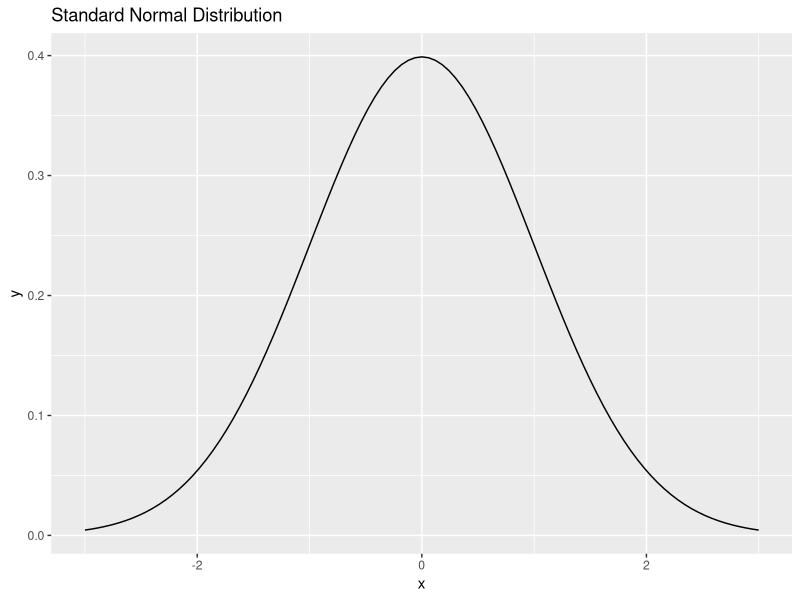
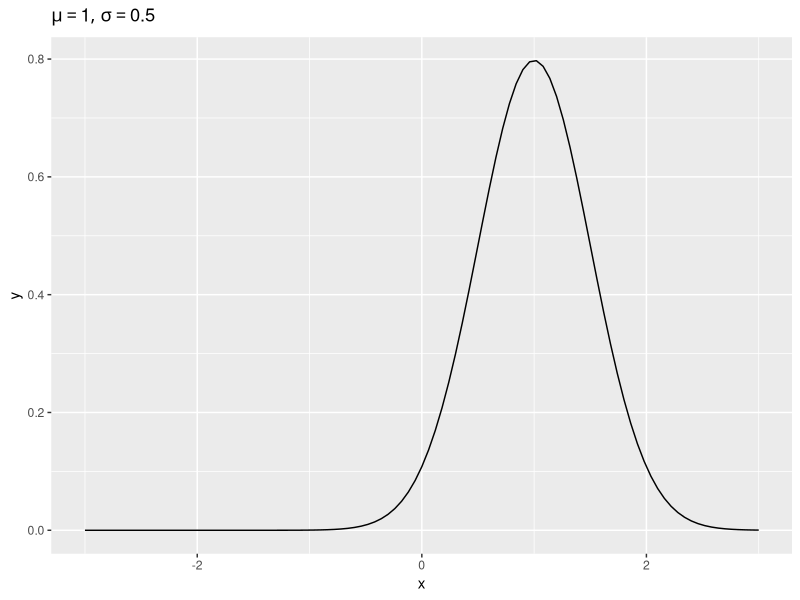
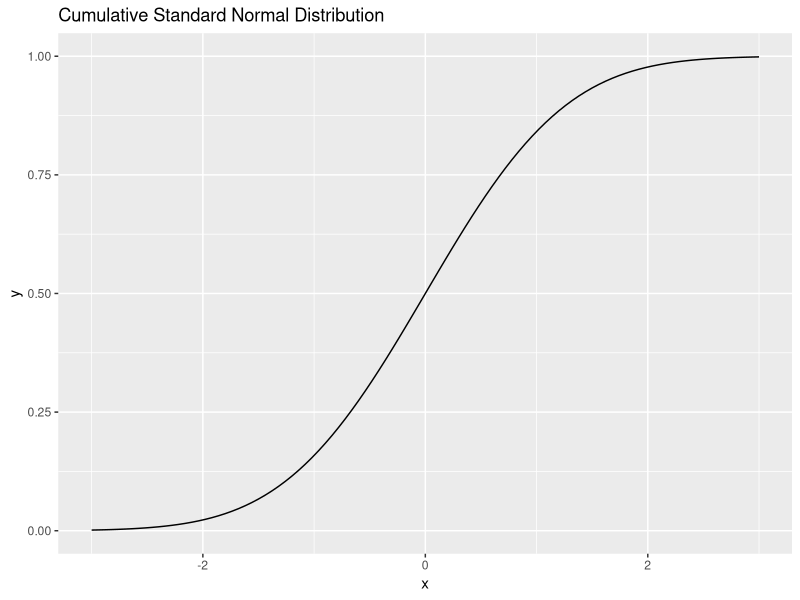
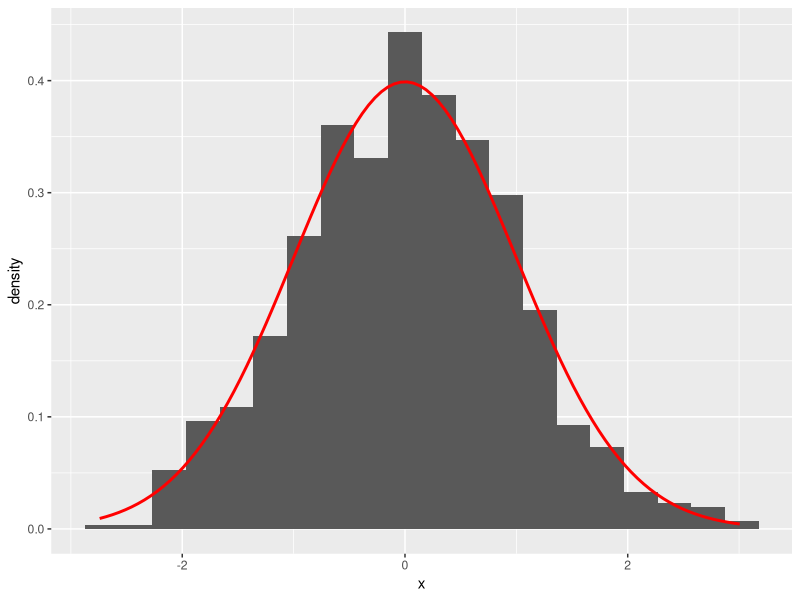
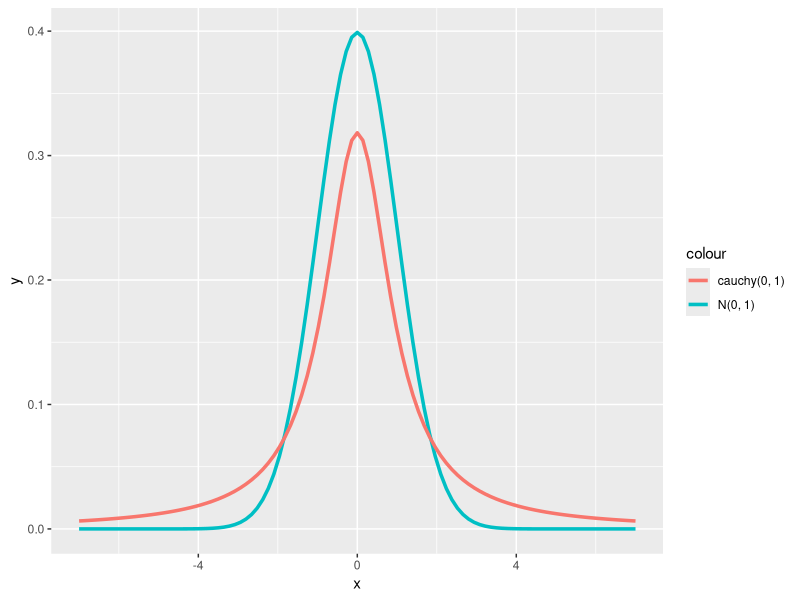
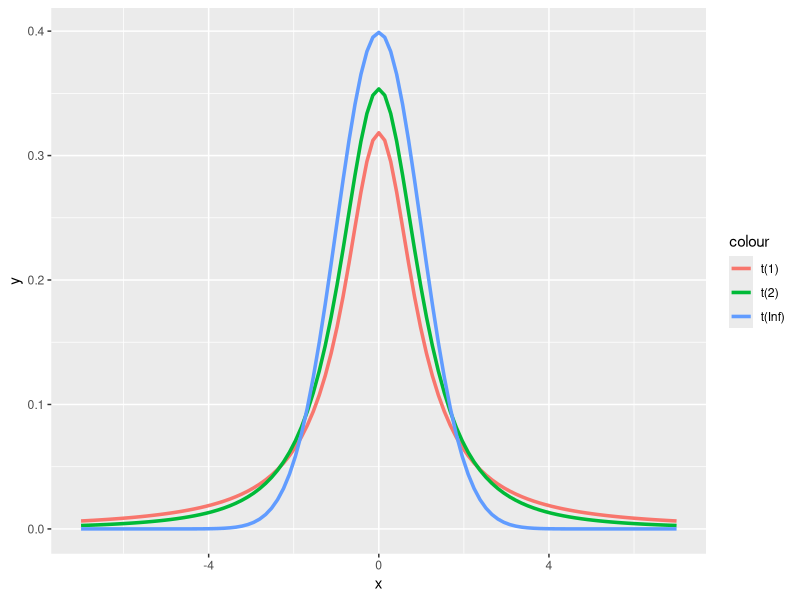
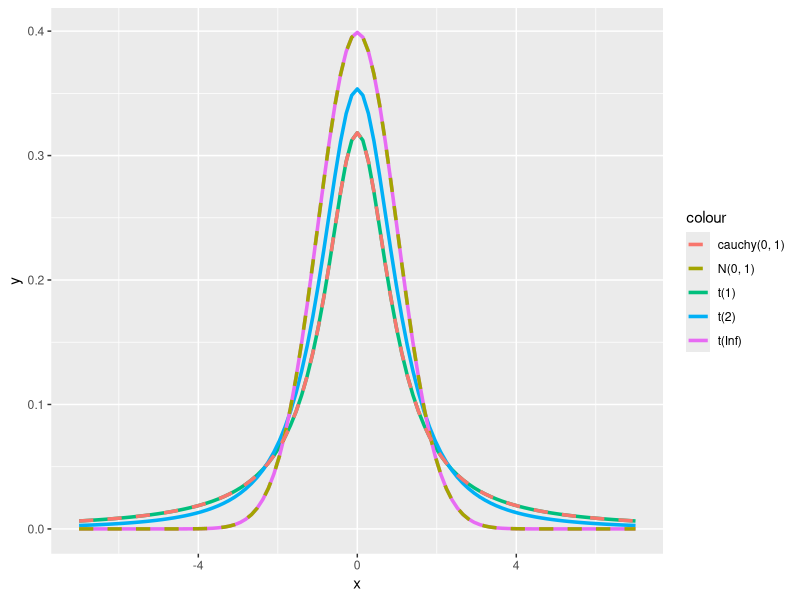
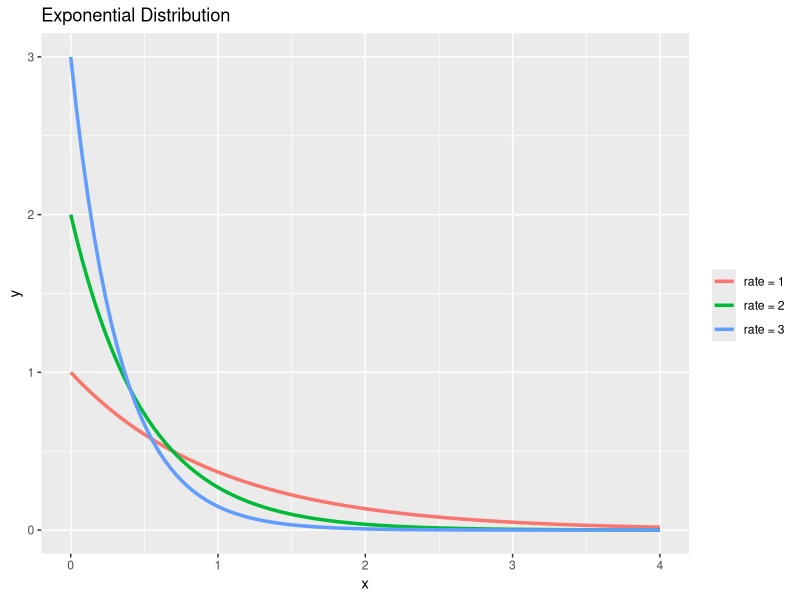

Generate these figures, in order, with R:
library(tidyverse)

# Normal

dnorm(0, mean = 0, sd = 1)
pnorm(0, mean = 0, sd = 1)
qnorm(0.5, mean = 0, sd = 1)
rnorm(10, mean = 0, sd = 1)

dnorm(0, mean = 10, sd = 5)
pnorm(0, mean = 10, sd = 5)
qnorm(0.5, mean = 10, sd = 5)
rnorm(10, mean = 10, sd = 5)

integrate(dnorm, -Inf, 1.65)
pnorm(1.65)
qnorm(0.95)

integrate(dnorm, -Inf, 1.96)
pnorm(1.96)
qnorm(0.975)

ggplot(data.frame(x = c(-3, 3)), aes(x)) +
  stat_function(fun = dnorm) +
  labs(title = "Standard Normal Distribution")

ggplot(data.frame(x = c(-3, 3)), aes(x)) +
  stat_function(fun = dnorm, args = list(mean = 1, sd = 0.5)) +
  labs(title = expression(list(mu == 1, sigma == .5)))

ggplot(data.frame(x = c(-3, 3)), aes(x)) +
  stat_function(fun = pnorm) +
  labs(title = "Cumulative Standard Normal Distribution")

ggplot(data.frame(x = rnorm(1000))) +
  geom_histogram(aes(x = x, y = stat(density)), bins = 20) +
  stat_function(fun = dnorm, color = "red", size = 1)

# Cauchy

dcauchy(0, location = 0, scale = 1)
pcauchy(0, location = 0, scale = 1)
qcauchy(0.5, location = 0, scale = 1)
rcauchy(10, location = 0, scale = 1)

ggplot(data.frame(x = c(-7, 7)), aes(x)) +
  stat_function(aes(color = "N(0, 1)"),
                fun = dnorm,
                size = 1.2) +
  stat_function(aes(color = "cauchy(0, 1)"),
                fun = dcauchy,
                size = 1.2)

# t

dt(0, df = 10)
pt(0, df = 10)
qt(0.5, df = 10)
rt(10, df = 10)

ggplot(data.frame(x = c(-7, 7)), aes(x)) +
  stat_function(aes(color = "t(1)"),
                fun = dt,
                args = list(df = 1), size = 1.2) +
  stat_function(aes(color = "t(2)"),
                fun = dt,
                args = list(df = 2), size = 1.2) +
  stat_function(aes(color = "t(Inf)"),
                fun = dt,
                args = list(df = Inf), size = 1.2)

ggplot(data.frame(x = c(-7, 7)), aes(x)) +
  stat_function(aes(color = "t(1)"),
                fun = dt,
                args = list(df = 1), size = 1.2) +
  stat_function(aes(color = "t(2)"),
                fun = dt,
                args = list(df = 2), size = 1.2) +
  stat_function(aes(color = "t(Inf)"),
                fun = dt,
                args = list(df = Inf), size = 1.2) +
  stat_function(aes(color = "N(0, 1)"),
                fun = dnorm,
                linetype = "dashed",
                size = 1.2) +
  stat_function(aes(color = "cauchy(0, 1)"),
                fun = dcauchy,
                linetype = "dashed",
                size = 1.2)

# Exponential: time to event, E(x) = 1 / lambda

dexp(1, rate = 1)
pexp(1, rate = 1)
qexp(0.632, rate = 1)
rexp(10, rate = 1)

ggplot(data.frame(x = c(0, 4)), aes(x)) +
  stat_function(aes(color = "rate = 1"),
                fun = dexp,
                size = 1.2) +
  stat_function(aes(color = "rate = 2"),
                fun = dexp,
                args = list(rate = 2),
                size = 1.2) +
  stat_function(aes(color = "rate = 3"),
                fun = dexp,
                args = list(rate = 3),
                size = 1.2) +
  labs(title = "Exponential Distribution", color = "")

# F

df(1, df1 = 1, df2 = 1)
pf(1, df1 = 1, df2 = 1)
qf(0.5, df1 = 1, df2 = 1)
rf(10, df1 = 1, df2 = 1)

df1 <- function(x) df(x, df1 = 1, df2 = 1)
df3 <- function(x) df(x, df1 = 3, df2 = 1)
df5 <- function(x) df(x, df1 = 5, df2 = 1)

ggplot(data.frame(x = c(0, 5)), aes(x)) +
  stat_function(aes(color = "df = 1, 1"),
                fun = df1) +
  stat_function(aes(color = "df = 3, 1"),
                fun = df3) +
  stat_function(aes(color = "df = 5, 1"),
                fun = df5) +
  labs(title = "F Distribution", color = "")

# Chi-Squared

dchisq(1, df = 1)
pchisq(1, df = 1)
qchisq(.683, df = 1)
rchisq(10, df = 1)

dchisq1 <- function(x) dchisq(x, df = 1)
dchisq2 <- function(x) dchisq(x, df = 2)
dchisq3 <- function(x) dchisq(x, df = 3)

ggplot(data.frame(x = c(0, 7)), aes(x)) +
  stat_function(aes(color = "df = 1"),
                fun = dchisq1) +
  stat_function(aes(color = "df = 2"),
                fun = dchisq2) +
  stat_function(aes(color = "df = 5"),
                fun = dchisq3) +
  labs(title = "Chi-Squared Distribution")

rm(list=ls())
